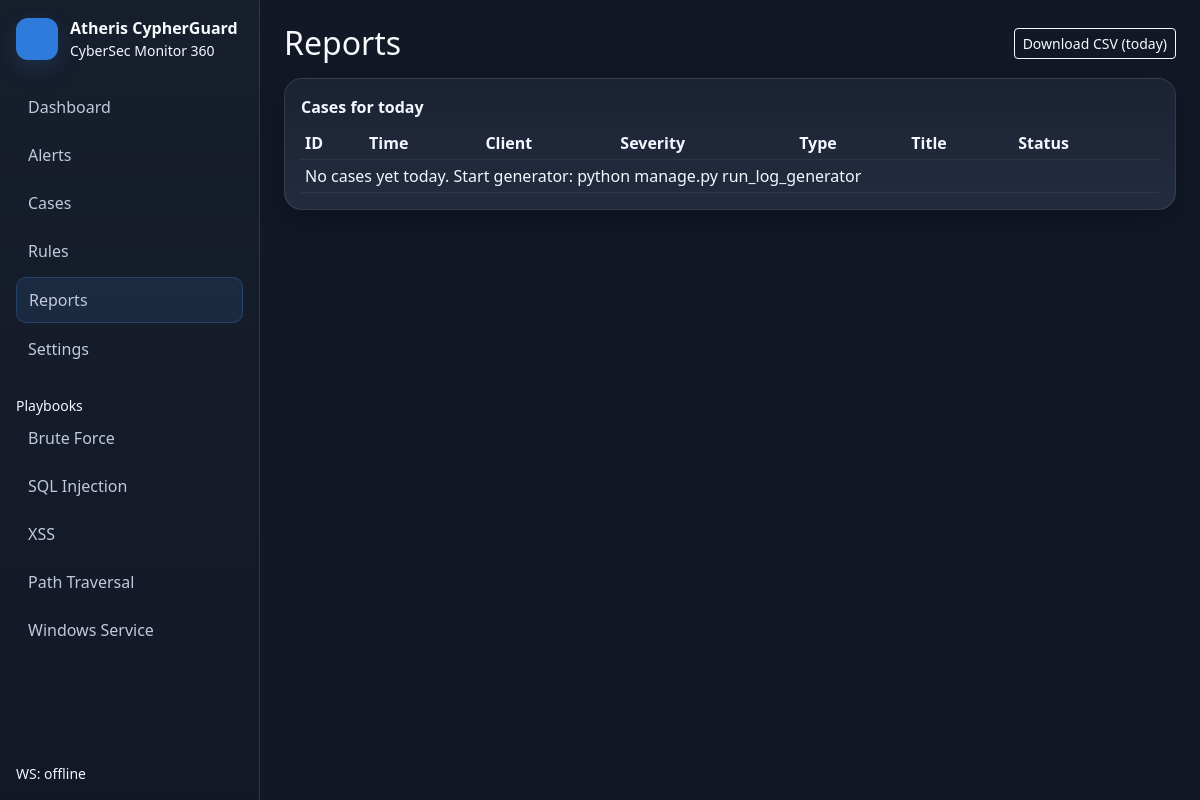
The page /reports/ on the database as committed earlier.
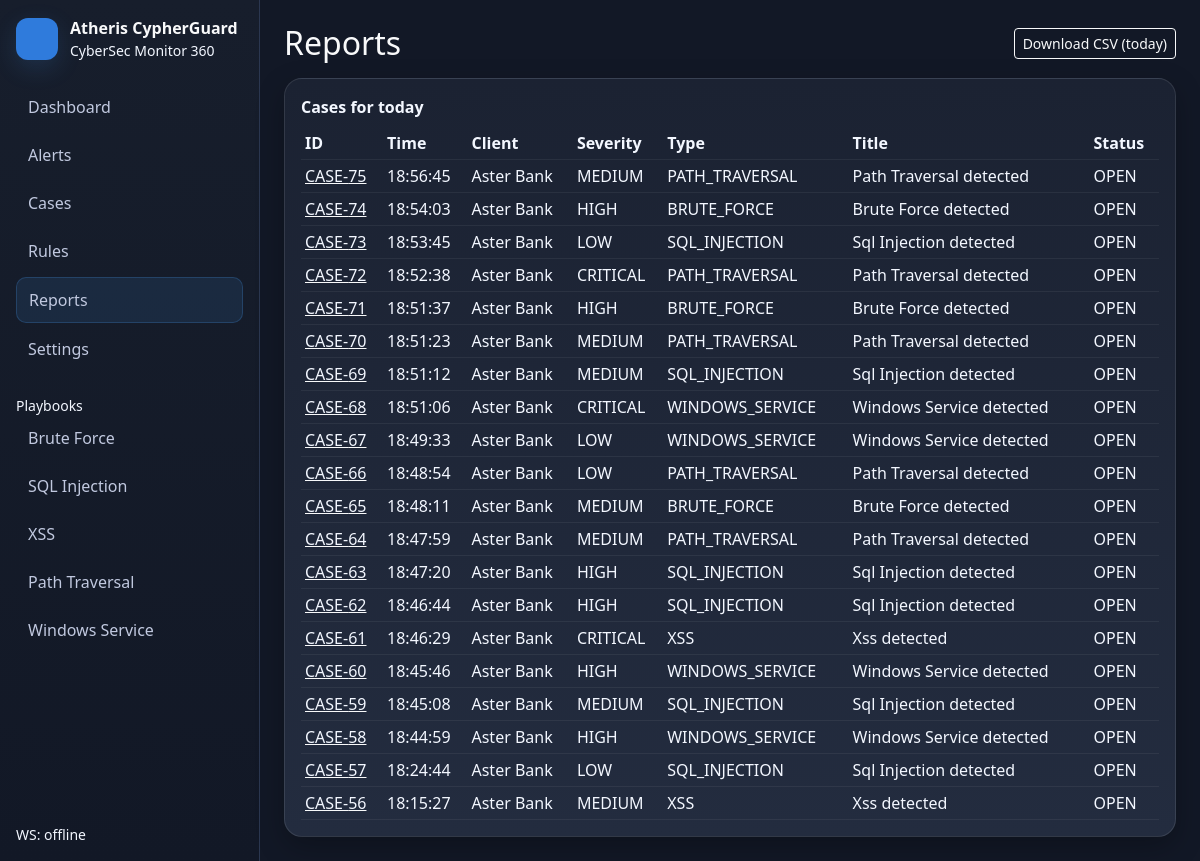
The same page on the database as committed later.
### soc/models.py (models this page shows, shortened)
class Case(models.Model):
    created_at = models.DateTimeField(default=timezone.now)
    updated_at = models.DateTimeField(default=timezone.now)
    client = models.ForeignKey("core.Client", on_delete=models.CASCADE, related_name="cases")
    severity = models.CharField(max_length=16, choices=Severity.choices)
    incident_type = models.CharField(max_length=40, choices=IncidentType.choices)
    status = models.CharField(max_length=16, choices=CaseStatus.choices, default=CaseStatus.OPEN)
    verdict = models.CharField(max_length=20, choices=Verdict.choices, default=Verdict.OTHER)
    title = models.CharField(max_length=220)
    description = models.TextField(blank=True, default="")
    analyst_name = models.CharField(max_length=80, default="Unassigned")
    analyst_group = models.CharField(max_length=80, default="SOC L1")
    source_ip = models.CharField(max_length=64, blank=True, default="")
    host_ip = models.CharField(max_length=64, blank=True, default="")
    hostname = models.CharField(max_length=120, blank=True, default="")
    evidence = models.JSONField(default=dict)

### core/models.py (models this page shows, shortened)
class Client(models.Model):
    name = models.CharField(max_length=120, unique=True)
    sla_critical_min = models.IntegerField(default=60)     # 15-60
    sla_high_min = models.IntegerField(default=240)        # 1-4h
    sla_medium_min = models.IntegerField(default=480)      # 4-8h
    sla_low_min = models.IntegerField(default=1440)        # 24-72h

### soc/views.py (the view)
# urls.py: path("reports/", soc_views.reports_page, name="reports"),
def reports_page(request):
    lang = _ui_lang(request)
    start = timezone.now().replace(hour=0, minute=0, second=0, microsecond=0)
    today_cases = Case.objects.filter(created_at__gte=start).order_by("-created_at")[:200]
    return render(request, "reports.html", {
        "lang": lang,
        "today_cases": today_cases,
    })

### soc/views.py (called while the page is built)
def _ui_lang(request):
    return request.session.get("ui_lang", "en")

### templates/reports.html
{% extends "base.html" %}
{% block content %}
<div class="d-flex justify-content-between align-items-center mb-3">
  <h2 class="m-0">Reports</h2>
  <a class="btn btn-sm btn-outline-light" href="/api/reports/today.csv">Download CSV (today)</a>
</div>
<div class="card card-dark p-3">
  <div class="fw-semibold mb-2">Cases for today</div>
  <div class="table-responsive">
    <table class="table table-dark table-sm align-middle mb-0">
      <thead>
        <tr>
          <th>ID</th>
          <th>Time</th>
          <th>Client</th>
          <th>Severity</th>
          <th>Type</th>
          <th>Title</th>
          <th>Status</th>
        </tr>
      </thead>
      <tbody>
        {% for c in today_cases %}
        <tr>
          <td><a class="link-light" href="/cases/{{ c.id }}/">CASE-{{ c.id }}</a></td>
          <td>{{ c.created_at|date:"H:i:s" }}</td>
          <td>{{ c.client.name }}</td>
          <td>{{ c.severity }}</td>
          <td>{{ c.incident_type }}</td>
          <td>{{ c.title }}</td>
          <td>{{ c.status }}</td>
        </tr>
        {% empty %}
        <tr><td colspan="7" class="text-secondary">No cases yet today. Start generator: python manage.py run_log_generator</td></tr>
        {% endfor %}
      </tbody>
    </table>
  </div>
</div>
{% endblock %}

### templates/base.html (shortened to what this page needs)
<!doctype html>
<html lang="{{ lang }}">
<head>
  <link href="https://cdn.jsdelivr.net/npm/bootstrap@5.3.3/dist/css/bootstrap.min.css" rel="stylesheet">
  <link rel="stylesheet" href="/static/style.css">
</head>
<body class="app-bg text-light">
<div class="d-flex">
  <aside class="sidebar p-3">
    <div class="brand mb-4">
      <div class="logo"></div>
      <div>
        <div class="fw-bold">Atheris CypherGuard</div>
        <div class="small text-secondary">CyberSec Monitor 360</div>
      </div>
    </div>
    <nav class="nav flex-column gap-1">
      <a class="nav-link text-light {% if request.path == '/' %}active{% endif %}" href="/">Dashboard</a>
      <a class="nav-link text-light {% if '/alerts' in request.path %}active{% endif %}" href="/alerts/">Alerts</a>
      <a class="nav-link text-light {% if '/cases' in request.path %}active{% endif %}" href="/cases/">Cases</a>
      <a class="nav-link text-light {% if '/rules' in request.path %}active{% endif %}" href="/rules/">Rules</a>
      <a class="nav-link text-light {% if '/reports' in request.path %}active{% endif %}" href="/reports/">Reports</a>
      <a class="nav-link text-light {% if '/settings' in request.path %}active{% endif %}" href="/settings/">Settings</a>
    </nav>
    <div class="mt-4 small text-secondary">Playbooks</div>
    <div class="d-flex flex-column gap-1">
      <a class="nav-link text-light" href="/playbooks/bruteforce/">Brute Force</a>
      <a class="nav-link text-light" href="/playbooks/sqli/">SQL Injection</a>
      <a class="nav-link text-light" href="/playbooks/xss/">XSS</a>
      <a class="nav-link text-light" href="/playbooks/path-traversal/">Path Traversal</a>
      <a class="nav-link text-light" href="/playbooks/win-service/">Windows Service</a>
    </div>
    <div class="mt-auto pt-4 small text-secondary">WS: <span id="ws-status">offline</span></div>
  </aside>
  <main class="flex-grow-1 p-4">
    {% block content %}{% endblock %}
  </main>
</div>
<div class="toast-container position-fixed bottom-0 end-0 p-3" id="toast-area"></div>
</body>
</html>

### static/style.css (style rules this page uses)
:root { --bg:#121826; --panel:#1b2232; --panel2:#232c3f; --border:#2b3750; --accent:#4aa3ff; }
.app-bg { background: var(--bg); }
.sidebar { width: 260px; min-height: 100vh; background: linear-gradient(180deg, #171e2c, #121826); border-right: 1px solid var(--border); display:flex; flex-direction:column; }
.brand { display:flex; gap:12px; align-items:center; }
.logo { width:42px; height:42px; border-radius:12px; background: #2f7bdc; box-shadow:0 8px 24px rgba(74,163,255,.15); }
.nav-link { border-radius: 10px; padding: 10px 12px; color:#dfe7ff !important; opacity:.85; }
.nav-link.active { background: rgba(74,163,255,.12); border: 1px solid rgba(74,163,255,.25); }
.card-dark { background: linear-gradient(180deg, var(--panel), var(--panel2)); border: 1px solid var(--border); border-radius: 18px; box-shadow: 0 10px 28px rgba(0,0,0,.25); }
.table-dark { --bs-table-bg: transparent; --bs-table-border-color: rgba(255,255,255,.06); }
.card-dark { border: 1px solid rgba(255,255,255,.10); }
body, .app-bg { color: #F3F7FF; }
.card-dark, .card-dark * { color: #F3F7FF !important; opacity: 1 !important; }
.text-secondary, .text-muted, .small, small { color: #F3F7FF !important; opacity: 1 !important; }
.card-dark h1, .card-dark h2, .card-dark h3, .card-dark h4, .card-dark h5, .card-dark li, .card-dark p, .card-dark label, .card-dark span, .card-dark div { color: #F3F7FF !important; opacity: 1 !important; }

Rows that differ between the two databases and show on the page:
added Case: id "75", created_at "18:56:45", client.name "Aster Bank", severity "MEDIUM", incident_type "PATH_TRAVERSAL", title "Path Traversal detected", status "OPEN"
added Case: id "74", created_at "18:54:03", client.name "Aster Bank", severity "HIGH", incident_type "BRUTE_FORCE", title "Brute Force detected", status "OPEN"
added Case: id "73", created_at "18:53:45", client.name "Aster Bank", severity "LOW", incident_type "SQL_INJECTION", title "Sql Injection detected", status "OPEN"
added Case: id "72", created_at "18:52:38", client.name "Aster Bank", severity "CRITICAL", incident_type "PATH_TRAVERSAL", title "Path Traversal detected", status "OPEN"
added Case: id "71", created_at "18:51:37", client.name "Aster Bank", severity "HIGH", incident_type "BRUTE_FORCE", title "Brute Force detected", status "OPEN"
added Case: id "70", created_at "18:51:23", client.name "Aster Bank", severity "MEDIUM", incident_type "PATH_TRAVERSAL", title "Path Traversal detected", status "OPEN"
added Case: id "69", created_at "18:51:12", client.name "Aster Bank", severity "MEDIUM", incident_type "SQL_INJECTION", title "Sql Injection detected", status "OPEN"
added Case: id "68", created_at "18:51:06", client.name "Aster Bank", severity "CRITICAL", incident_type "WINDOWS_SERVICE", title "Windows Service detected", status "OPEN"
added Case: id "67", created_at "18:49:33", client.name "Aster Bank", severity "LOW", incident_type "WINDOWS_SERVICE", title "Windows Service detected", status "OPEN"
added Case: id "66", created_at "18:48:54", client.name "Aster Bank", severity "LOW", incident_type "PATH_TRAVERSAL", title "Path Traversal detected", status "OPEN"
added Case: id "65", created_at "18:48:11", client.name "Aster Bank", severity "MEDIUM", incident_type "BRUTE_FORCE", title "Brute Force detected", status "OPEN"
added Case: id "64", created_at "18:47:59", client.name "Aster Bank", severity "MEDIUM", incident_type "PATH_TRAVERSAL", title "Path Traversal detected", status "OPEN"
added Case: id "63", created_at "18:47:20", client.name "Aster Bank", severity "HIGH", incident_type "SQL_INJECTION", title "Sql Injection detected", status "OPEN"
added Case: id "62", created_at "18:46:44", client.name "Aster Bank", severity "HIGH", incident_type "SQL_INJECTION", title "Sql Injection detected", status "OPEN"
added Case: id "61", created_at "18:46:29", client.name "Aster Bank", severity "CRITICAL", incident_type "XSS", title "Xss detected", status "OPEN"
added Case: id "60", created_at "18:45:46", client.name "Aster Bank", severity "HIGH", incident_type "WINDOWS_SERVICE", title "Windows Service detected", status "OPEN"
added Case: id "59", created_at "18:45:08", client.name "Aster Bank", severity "MEDIUM", incident_type "SQL_INJECTION", title "Sql Injection detected", status "OPEN"
added Case: id "58", created_at "18:44:59", client.name "Aster Bank", severity "HIGH", incident_type "WINDOWS_SERVICE", title "Windows Service detected", status "OPEN"
added Case: id "57", created_at "18:24:44", client.name "Aster Bank", severity "LOW", incident_type "SQL_INJECTION", title "Sql Injection detected", status "OPEN"
added Case: id "56", created_at "18:15:27", client.name "Aster Bank", severity "MEDIUM", incident_type "XSS", title "Xss detected", status "OPEN"
Other text that changed with them:
text no longer shown: "No cases yet today. Start generator: python manage.py run_log_generator"
